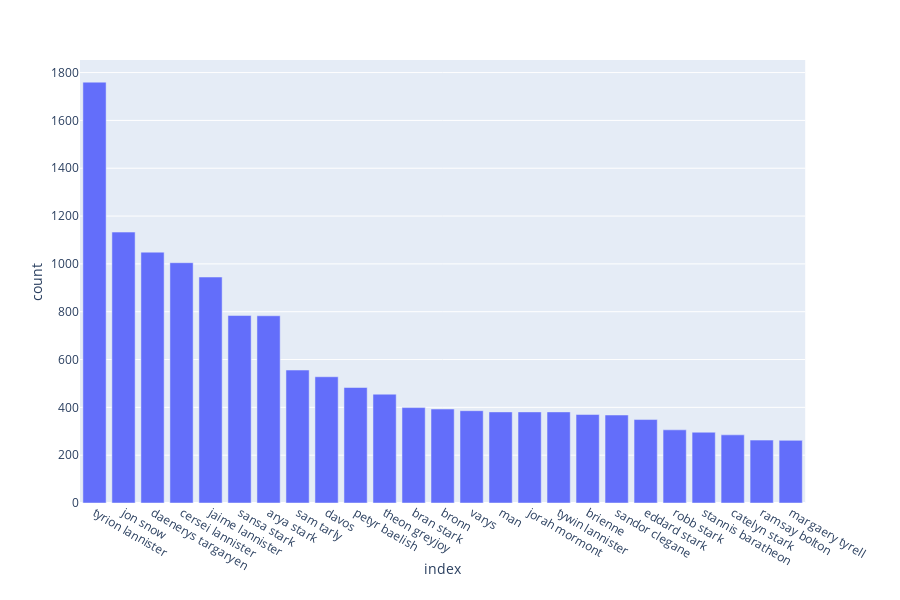

Notebook source saved alongside this figure:
### Code cell
dfcount = df.Character.value_counts().reset_index(name="count").query("count > 5")[:25]
names = list(dfcount['index'])
fig = px.bar(dfcount,
    x = 'index',
    y = 'count')
fig.show()

### Figure 1 — Plotly figure (JSON) as saved in the notebook; plotly's stock layout.template omitted (floating-point values rounded to 4 significant figures)
{"data": [{"alignmentgroup": "True", "hoverlabel": {"namelength": 0}, "hovertemplate": "index=%{x}<br>count=%{y}", "legendgroup": "", "marker": {"color": "#636efa"}, "name": "", "offsetgroup": "", "orientation": "v", "showlegend": false, "textposition": "auto", "type": "bar", "x": ["tyrion lannister", "jon snow", "daenerys targaryen", "cersei lannister", "jaime lannister", "sansa stark", "arya stark", "sam tarly", "davos", "petyr baelish", "theon greyjoy", "bran stark", "bronn", "varys", "man", "jorah mormont", "tywin lannister", "brienne", "sandor clegane", "eddard stark", "robb stark", "stannis baratheon", "catelyn stark", "ramsay bolton", "margaery tyrell"], "xaxis": "x", "y": [1760, 1133, 1049, 1005, 945, 784, 783, 556, 528, 483, 455, 399, 393, 386, 381, 381, 381, 370, 368, 349, 306, 296, 285, 263, 262], "yaxis": "y"}], "layout": {"barmode": "relative", "height": 600, "legend": {"tracegroupgap": 0}, "margin": {"t": 60}, "xaxis": {"anchor": "y", "domain": [0, 0.98], "title": {"text": "index"}}, "yaxis": {"anchor": "x", "domain": [0, 1], "title": {"text": "count"}}}}
